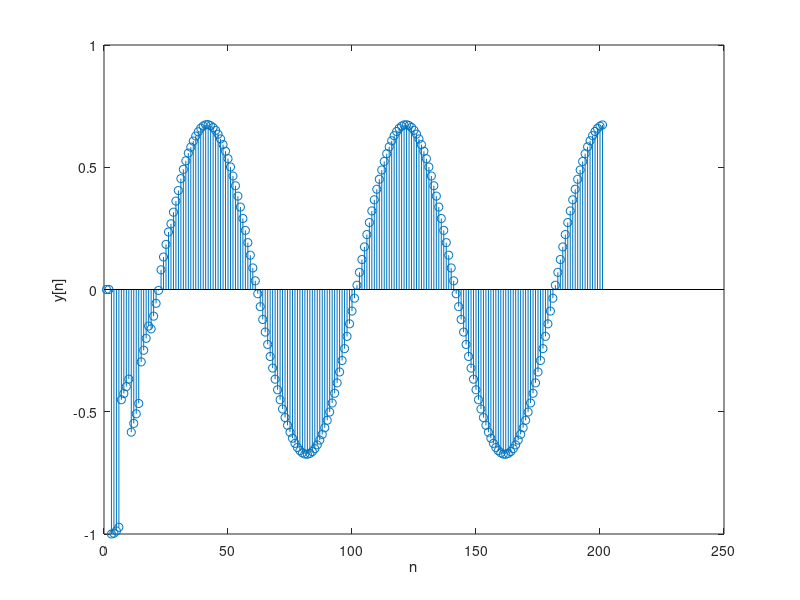

Reproduce this figure in MATLAB.
n = -10:0.1:10; 
x = sin(pi*n/4);
b = [0 0 1];
a = [1 0 0 0 0.5];
y = filter(b,a,x);
stem(y);
xlabel('n');
ylabel('y[n]');